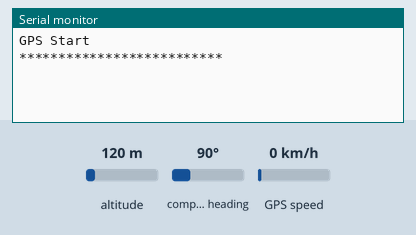
Recording of a sketch running on a simulated Arduino Uno, built with avr-gcc and run on an emulated ATmega328P. On the bench: the last lines printed to the serial monitor. The inputs (shaded band) are chosen by the test bench; at power-on: altitude 120 m, GPS speed 0 km/h, compass heading 90°. The GPS gets a fix after 3 s at 37.7749, -122.4194 with 8 satellites.

Above: at 1.2 s.
1.3 s: altitude set to 20 m
At 3.9 s:
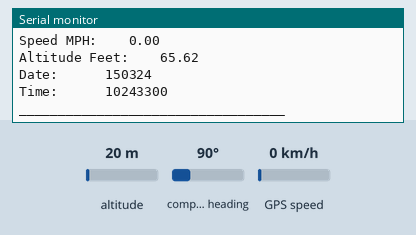
4.5 s: GPS speed set to 2 km/h
At 5.5 s:
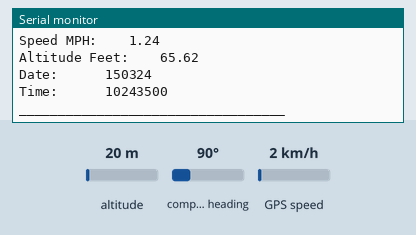
Timing chart, 0 to 7.5 s (numbered marks = the images above; inputs shaded):
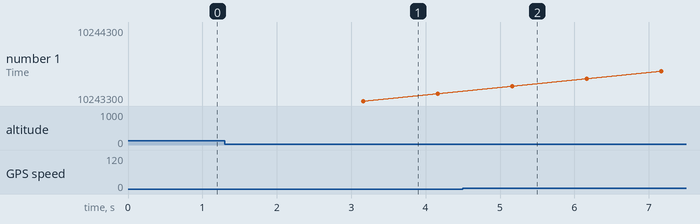

Measured:
- after the input at 1.3 s, the serial monitor: prints a new line after 1.8 s (image 1)
- after the input at 4.5 s, the serial monitor: prints a new line after 0.60 s (image 2)

The sketch:

013_GPS.ino
```cpp
#include <TinyGPS++.h>
#include <SoftwareSerial.h>

/*the documentation of the tinyGPS library is http://arduiniana.org/libraries/tinygpsplus/
It just so happened that this sketch uses this library, there are many more
*/

SoftwareSerial serial_connection(6, 7); // RXpin, TXpin
TinyGPSPlus gps;//This is the GPS object that carries the info we will extract


void setup() {
  Serial.begin(9600);//This opens up communications to the Serial monitor in the Arduino IDE and sets the speed. This is basically the connection to the computer
  serial_connection.begin(9600);//This opens up communications to the GPS
  Serial.println("GPS Start\n**************************");//Just show to the monitor that the sketch has started
}

void loop()
{
  while (serial_connection.available()) //While there is data coming from the GPS, do follwing...
  {
    gps.encode(serial_connection.read());//...read the signal, transform into an object called "gps"
    }

  if (gps.location.isUpdated()) //if this object has been updated, do the following

  {
    //...Get the latest info from the gps object which it derived from the data sent by the GPS unit and print to to the serial monitor
    Serial.print("Satellite Count:\t");
    Serial.println(gps.satellites.value());
    Serial.print("Latitude:\t\t");
    Serial.println(gps.location.lat(), 6);
    Serial.print("Longitude:\t\t");
    Serial.println(gps.location.lng(), 6);
    Serial.print("Speed MPH:\t\t");
    Serial.println(gps.speed.mph());
    Serial.print("Altitude Feet:\t\t");
    Serial.println(gps.altitude.feet());
    Serial.print("Date:\t\t\t");
    Serial.println(gps.date.value());
    Serial.print("Time:\t\t\t");
    Serial.println(gps.time.value());
    Serial.println("__________________________________");
  }
}
```
